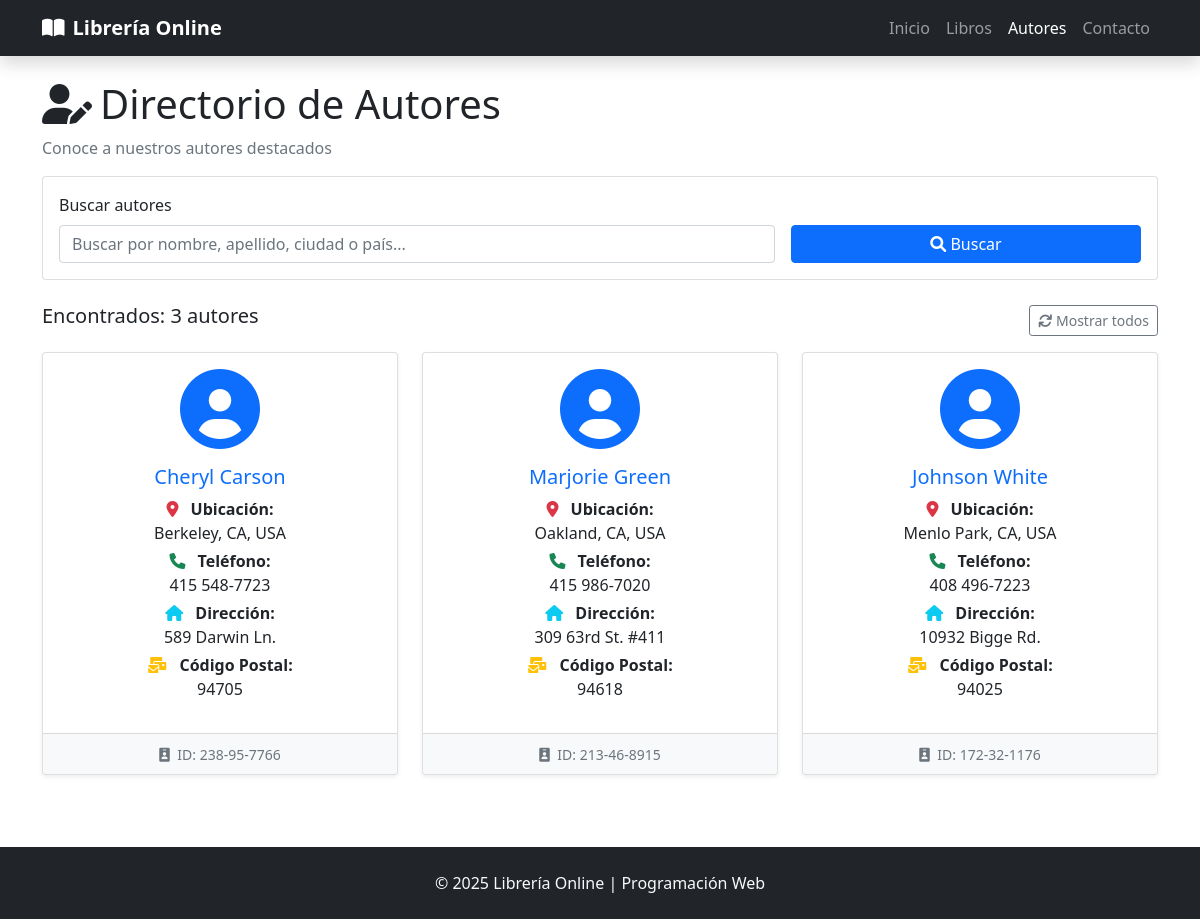
Screenshot of /autores.php with the database file from the repository.
### tables this page shows
CREATE TABLE autores (
            id_autor VARCHAR(11) PRIMARY KEY,
            apellido VARCHAR(15) NOT NULL,
            nombre VARCHAR(15) NOT NULL,
            telefono VARCHAR(12) NOT NULL,
            direccion VARCHAR(20) NOT NULL,
            ciudad VARCHAR(15) NOT NULL,
            estado VARCHAR(2) NOT NULL,
            pais VARCHAR(3) NOT NULL,
            cod_postal INTEGER
        );

### autores.php (the view, shortened to what this page needs)
<?php
$database = new Database();
$db = $database->getConnection();
$buscar = $_GET['buscar'] ?? '';
$query = "SELECT * FROM autores WHERE 1=1";
$params = [];
$query .= " ORDER BY apellido, nombre";
$stmt = $db->prepare($query);
$stmt->execute($params);
$autores = $stmt->fetchAll(PDO::FETCH_ASSOC);
?>
<!DOCTYPE html>
<html lang="es">
<head>
    <link href="https://cdn.jsdelivr.net/npm/bootstrap@5.1.3/dist/css/bootstrap.min.css" rel="stylesheet">
    <link href="https://cdnjs.cloudflare.com/ajax/libs/font-awesome/6.0.0/css/all.min.css" rel="stylesheet">
</head>
<body>
    <nav class="navbar navbar-expand-lg navbar-dark bg-dark shadow">
        <div class="container">
            <a class="navbar-brand fw-bold" href="index.php">
                <i class="fas fa-book-open me-2"></i>Librería Online
            </a>
            <div class="navbar-nav ms-auto">
                <a class="nav-link" href="index.php">Inicio</a>
                <a class="nav-link" href="libros.php">Libros</a>
                <a class="nav-link active" href="autores.php">Autores</a>
                <a class="nav-link" href="contacto.php">Contacto</a>
            </div>
        </div>
    </nav>
    <div class="container mt-4">
        <div class="row">
            <div class="col-12">
                <h1><i class="fas fa-user-edit me-2"></i>Directorio de Autores</h1>
                <p class="text-muted">Conoce a nuestros autores destacados</p>
            </div>
        </div>
        <div class="row mb-4">
            <div class="col-12">
                <div class="card">
                    <div class="card-body">
                        <form method="GET" class="row g-3">
                            <div class="col-md-8">
                                <label class="form-label">Buscar autores</label>
                                <input type="text" class="form-control" name="buscar"
                                       value="<?= htmlspecialchars($buscar) ?>"
                                       placeholder="Buscar por nombre, apellido, ciudad o país...">
                            </div>
                            <div class="col-md-4">
                                <label class="form-label">&nbsp;</label>
                                <div class="d-grid">
                                    <button type="submit" class="btn btn-primary">
                                        <i class="fas fa-search"></i> Buscar
                                    </button>
                                </div>
                            </div>
                        </form>
                    </div>
                </div>
            </div>
        </div>
        <div class="row mb-3">
            <div class="col-12">
                <div class="d-flex justify-content-between align-items-center">
                    <h5>Encontrados: <?= count($autores) ?> autores</h5>
                    <a href="autores.php" class="btn btn-outline-secondary btn-sm">
                        <i class="fas fa-refresh"></i> Mostrar todos
                    </a>
                </div>
            </div>
        </div>
        <div class="row">
            <?php if (empty($autores)): ?>
                <div class="col-12">
                    <div class="alert alert-info text-center">
                        <i class="fas fa-user-times fa-3x mb-3"></i>
                        <h4>No se encontraron autores</h4>
                        <p>Intenta modificar los términos de búsqueda</p>
                    </div>
                </div>
            <?php else: ?>
                <?php foreach($autores as $autor): ?>
                <div class="col-lg-4 col-md-6 mb-4">
                    <div class="card h-100 shadow-sm author-card">
                        <div class="card-body text-center">
                            <div class="mb-3">
                                <i class="fas fa-user-circle fa-5x text-primary"></i>
                            </div>
                            <h5 class="card-title text-primary">
                                <?= htmlspecialchars($autor['nombre']) ?>
                                <?= htmlspecialchars($autor['apellido']) ?>
                            </h5>
                            <div class="mb-3">
                                <p class="card-text mb-1">
                                    <i class="fas fa-map-marker-alt text-danger me-2"></i>
                                    <strong>Ubicación:</strong><br>
                                    <?= htmlspecialchars($autor['ciudad']) ?>,
                                    <?= htmlspecialchars($autor['estado']) ?>,
                                    <?= htmlspecialchars($autor['pais']) ?>
                                </p>
                                <p class="card-text mb-1">
                                    <i class="fas fa-phone text-success me-2"></i>
                                    <strong>Teléfono:</strong><br>
                                    <?= htmlspecialchars($autor['telefono']) ?>
                                </p>
                                <p class="card-text mb-1">
                                    <i class="fas fa-home text-info me-2"></i>
                                    <strong>Dirección:</strong><br>
                                    <?= htmlspecialchars($autor['direccion']) ?>
                                </p>
                                <p class="card-text">
                                    <i class="fas fa-mail-bulk text-warning me-2"></i>
                                    <strong>Código Postal:</strong><br>
                                    <?= htmlspecialchars($autor['cod_postal']) ?>
                                </p>
                            </div>
                        </div>
                        <div class="card-footer bg-light text-center">
                            <small class="text-muted">
                                <i class="fas fa-id-badge me-1"></i>
                                ID: <?= htmlspecialchars($autor['id_autor']) ?>
                            </small>
                        </div>
                    </div>
                </div>
                <?php endforeach; ?>
            <?php endif; ?>
        </div>
    </div>
    <footer class="bg-dark text-light py-4 mt-5">
        <div class="container text-center">
            <p class="mb-0">&copy; <?= date('Y') ?> Librería Online | Programación Web</p>
        </div>
    </footer>
</body>
</html>

### rows the page displays
autores: nombre "Cheryl", apellido "Carson", ciudad "Berkeley", estado "CA", pais "USA", telefono "415 548-7723", direccion "589 Darwin Ln.", cod_postal "94705", id_autor "238-95-7766"
autores: nombre "Marjorie", apellido "Green", ciudad "Oakland", estado "CA", pais "USA", telefono "415 986-7020", direccion "309 63rd St. #411", cod_postal "94618", id_autor "213-46-8915"
autores: nombre "Johnson", apellido "White", ciudad "Menlo Park", estado "CA", pais "USA", telefono "408 496-7223", direccion "10932 Bigge Rd.", cod_postal "94025", id_autor "172-32-1176"

### other values shown
count($autores) "3"
